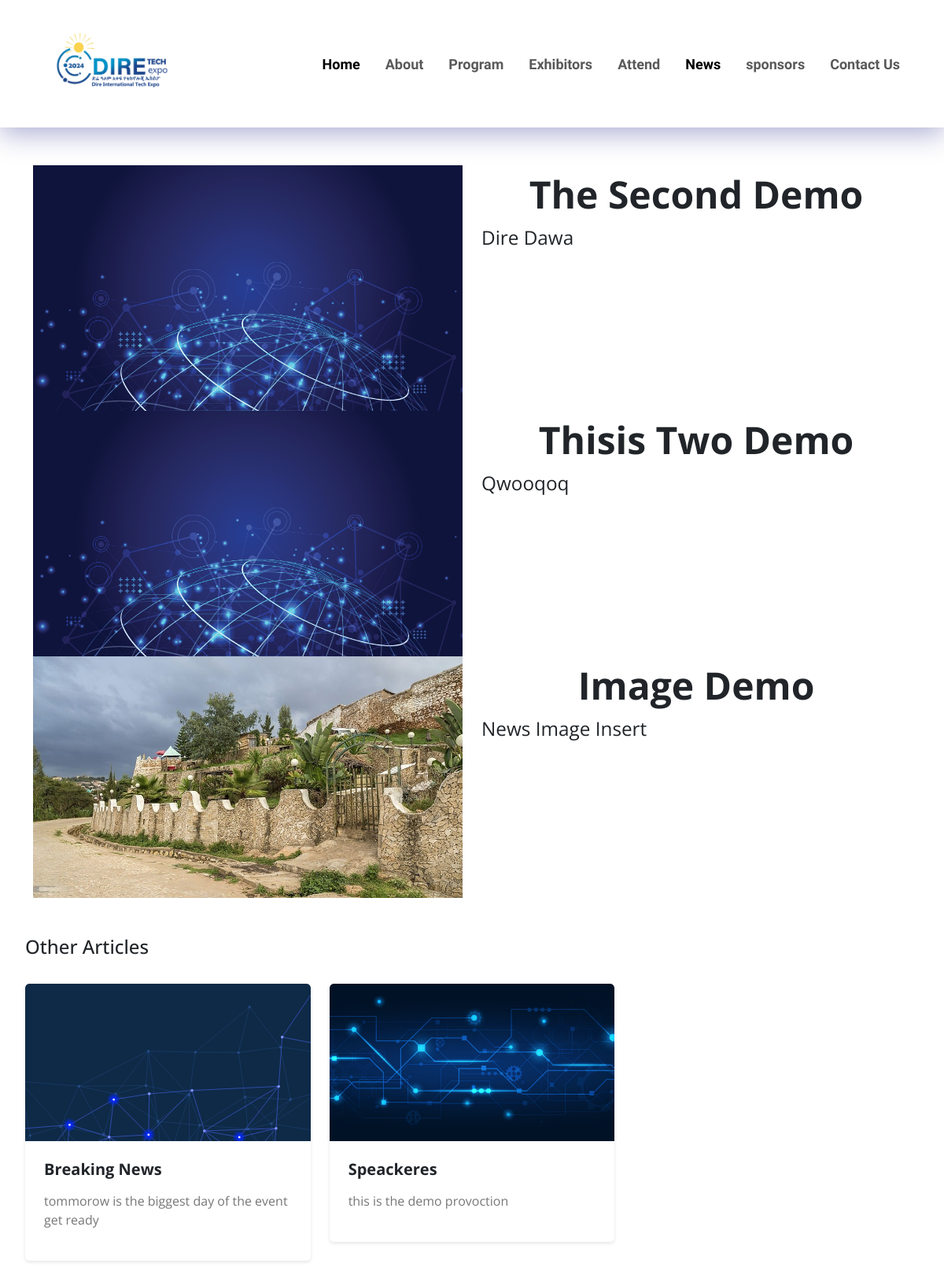
Page /news.php on the committed database.
### tables this page shows
CREATE TABLE `events` (
  `id` int(11) NOT NULL,
  `event_type` varchar(10) NOT NULL DEFAULT 'event',
  `event_title` varchar(255) NOT NULL,
  `event_date` date NOT NULL,
  `event_description` text NOT NULL,
  `event_image` varchar(100) NOT NULL DEFAULT 'uploads/Polygon Luminary.svg'
);

### news.php (the view, shortened to what this page needs)
<!DOCTYPE html>
<html lang="en">
<head>
  <link rel="stylesheet" href="https://cdnjs.cloudflare.com/ajax/libs/bootstrap/5.3.0/css/bootstrap.min.css">
  <link rel="stylesheet" href="https://cdn.jsdelivr.net/npm/aos@2.3.4/dist/aos.css">
</head>
<body>
<header>
    <nav class="navbar navbar-expand-lg navbar-light sticky-top">
      <div class="container">
           <a class="navbar-brand" href="index.html">
            <img  class="dark-logo" alt="Skylink Technologies" width="210" height="120px" src="assets/images/Ict expo final .png" /></a>
        <div class="collapse navbar-collapse" id="navbarNav">
          <ul class="navbar-nav ms-auto">
            <li class="nav-item">
              <a class="nav-link active " href="index.html">Home</a>
            </li>
            <li class="nav-item ">
              <a class="nav-link "  href="about.html">About</a>
            </li>
            <li class="nav-item">
              <a class="nav-link" href="program.html">Program</a>
            </li>
            <li class="nav-item">
              <a class="nav-link" href="exhibitors.html">Exhibitors</a>
            </li>
            <li class="nav-item">
              <a class="nav-link" href="attend.html">Attend</a>
            </li>
            <li class="nav-item">
              <a class="nav-link active" href="what_new.php">News</a>
            </li>
            <li class="nav-item">
              <a class="nav-link" href="sponsors.html">sponsors</a>
            </li>
            <li class="nav-item">
              <a class="nav-link" href="contact.html">Contact Us</a>
            </li>
          </ul>
        </div>
      </div>
    </nav>
  </header>
  <main>
    <div class="container">
      <section class="mt-5" data-aos="fade-up">
      <?php
include_once('dbcon.php');
$query = "SELECT * FROM events WHERE event_type = 'breaking-n' ORDER BY event_date DESC LIMIT 3";
$result = mysqli_query($mysqli, $query);
?>
<div class="card-container">
  <swiper-container class="mySwiper" navigation="true">
    <?php while ($row = mysqli_fetch_assoc($result)) { ?>
      <swiper-slide>
        <div class="cards">
          <div class="row">
            <div class="col-lg-6">
            <img src="admin/<?php echo $row['event_image']; ?>" class="card-img-top">
            </div>
            <div class="col-lg-6 breaking-news text-center">
              <h3><?php echo $row['event_title']; ?></h3>
              <p><?php echo $row['event_description']; ?></p>
            </div>
          </div>
        </div>
      </swiper-slide>
    <?php } ?>
  </swiper-container>
</div>
</div>
 <section class="news mt-5" data-aos="fade-up">
   <h2 class="section-title">Other Articles</h2>
   <div class="row">
     <?php
     $query = "SELECT * FROM events WHERE event_type IN ('event', 'news') ORDER BY event_date DESC";
     $result = mysqli_query($mysqli, $query);
     while ($row = mysqli_fetch_assoc($result)) {
       ?>
       <div class=" cards col-md-4">
         <div class="card article-card">
           <img src="admin/<?php echo $row['event_image']; ?>" class="card-img-top">
           <div class="card-body">
             <h3><?php echo $row['event_title']; ?></h3>
             <p><?php echo $row['event_description']; ?></p>
           </div>
         </div>
       </div>
     <?php
     }
     ?>
   </div>
 </section>
  </main>
</body>
</html>

### news.php (style rules this page uses)
header nav { color: #777; font-size:15px; font-family: 'Graduate', cursive; }
body { font-family: 'Open sans', cursive !important; overflow-x: hidden; }
header nav ul li { padding-left: 1rem; }
header { box-shadow: 0 8px 32px 0 rgba( 31, 38, 135, 0.37 ); background-color: rgb(255, 255 , 255 ); padding:0 20px; font-family: "Raleway"; font-weight: bolder; position: sticky; top: 0; z-index: 100; }
.navbar { padding: 1rem; }
.navbar-brand { font-size: 24px; }
.navbar-nav .nav-link { font-size: 18px; padding: 0.5rem 1rem; }
.section-title { font-size: 24px; margin-bottom: 2rem; }
.article-card { border: none; border-radius: 5px; overflow: hidden; margin-bottom: 2rem; box-shadow: 0 2px 4px rgba(0, 0, 0, 0.1); }
.article-card img { width: 100%; height: 200px; object-fit: cover; }
.article-card .card-body { padding: 1.5rem; }
.breaking-news h1,h3 { font-size:3rem; font-weight:bolder; text-transform:capitalize; }
.breaking-news p { text-transform:capitalize; text-align:start; font-size:1.52rem; }
.article-card h3 { font-size: 20px; margin-bottom: 1rem; }
.article-card p { color: #777777; }
.news { padding:0 2rem; }

### rows in the picture
events: event_image (picture), event_title "The Second Demo", event_description "Dire Dawa"
events: event_image (picture), event_title "Thisis Two Demo", event_description "Qwooqoq"
events: event_image (picture), event_title "Image Demo", event_description "News Image Insert"
events: event_image (picture), event_title "Breaking News", event_description "tommorow is the biggest day of the event get ready"
events: event_image (picture), event_title "Speackeres", event_description "this is the demo provoction"
